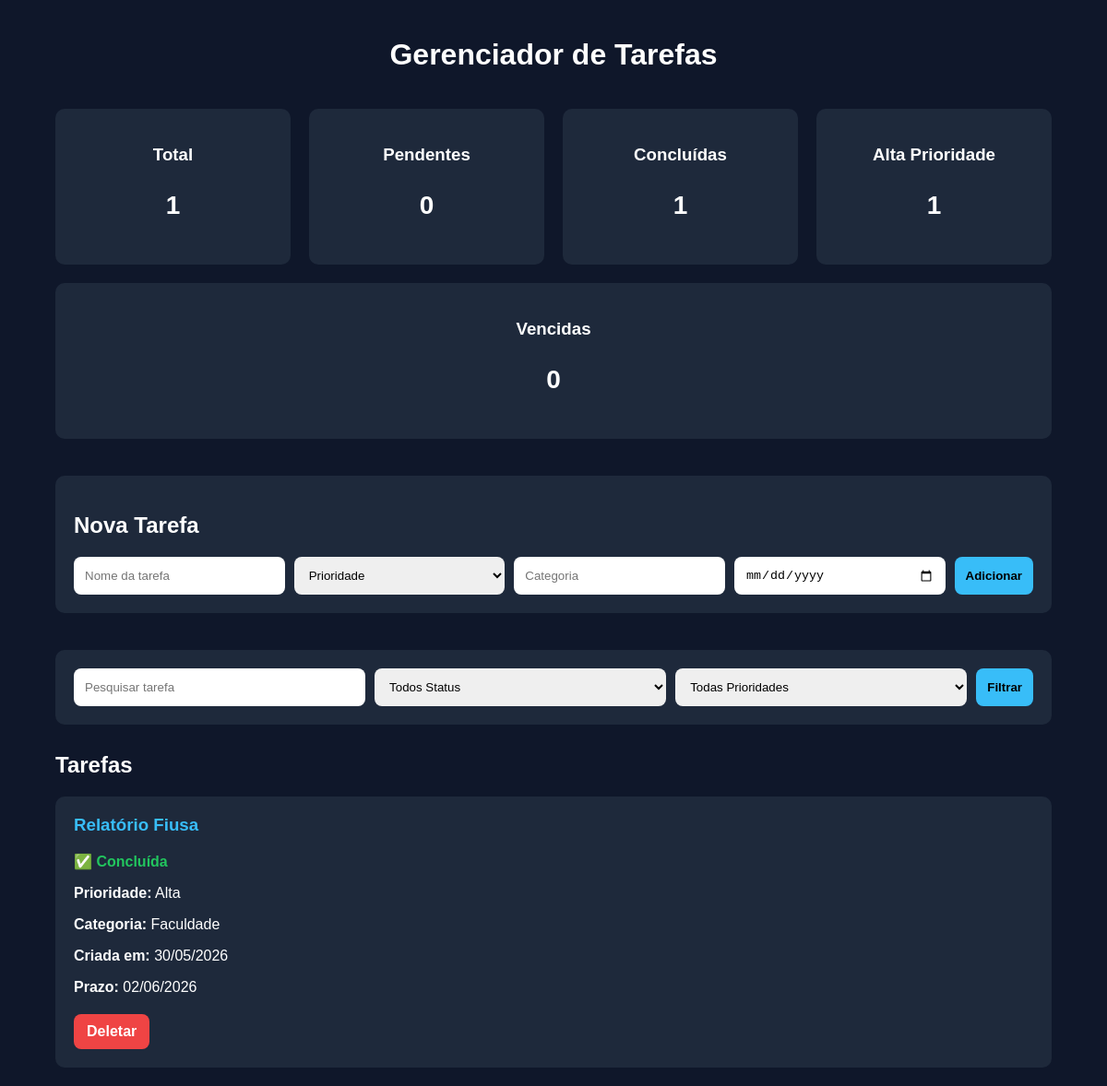
Before: / with the older database file.
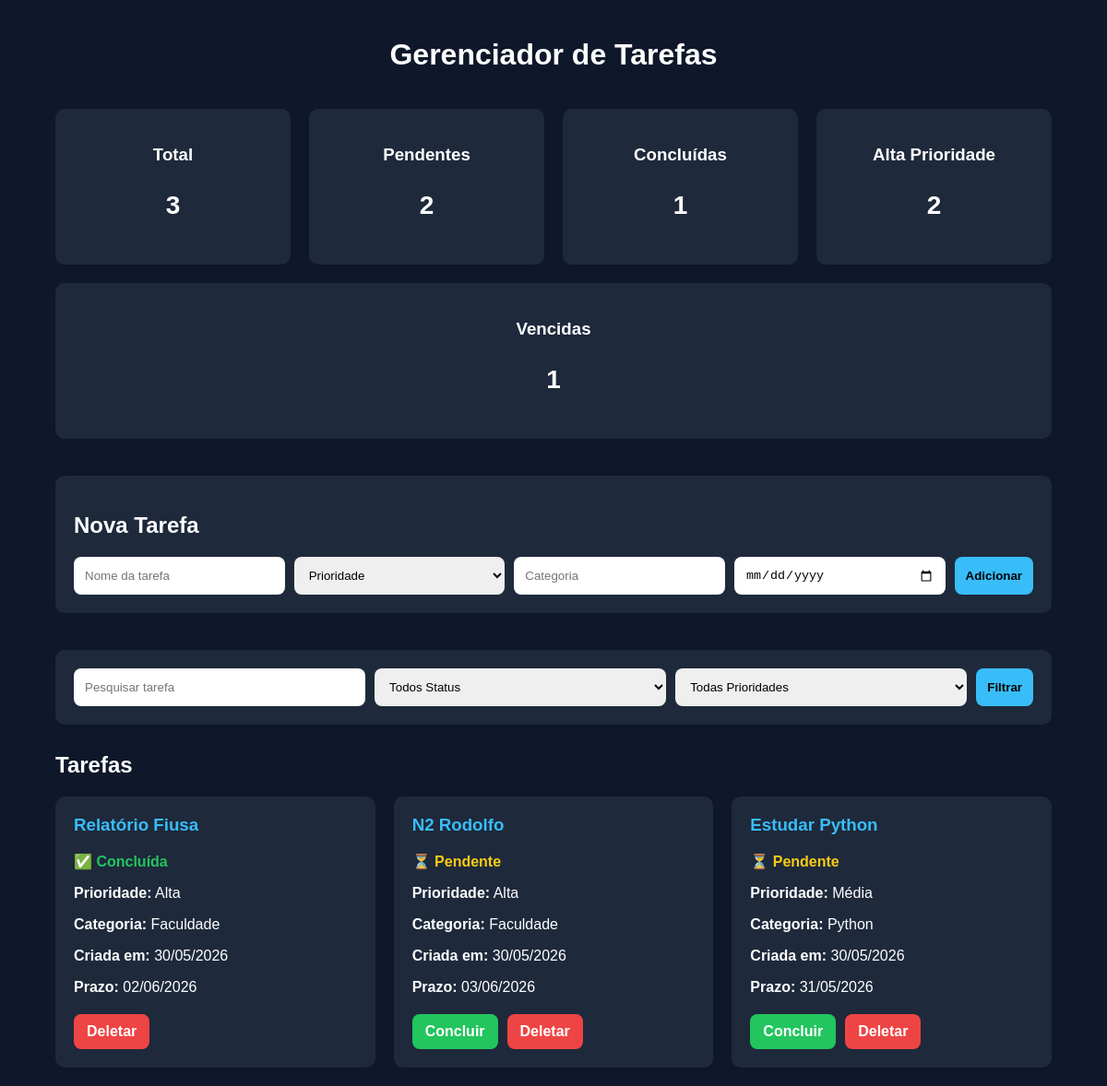
After: the same page with the newer database file.
### tables this page shows
CREATE TABLE tasks (
        id INTEGER PRIMARY KEY AUTOINCREMENT,
        title TEXT NOT NULL,
        status TEXT NOT NULL,
        priority TEXT NOT NULL,
        category TEXT NOT NULL,
        created_at TEXT NOT NULL,
        due_date TEXT NOT NULL
    );

### app.py (the view)
@app.route("/")
def home():
    search = request.args.get("search", "")
    status = request.args.get("status", "")
    priority = request.args.get("priority", "")
    tasks = filter_tasks(
        search,
        status,
        priority
    )
    dashboard = get_dashboard_data()
    return render_template(
        "index.html",
        tasks=tasks,
        dashboard=dashboard,
        search=search,
        status=status,
        priority=priority
    )

### database.py (called while the page is built)
def connect():
    conn = sqlite3.connect("tasks.db")
    return conn

### tasks.py (called while the page is built)
def filter_tasks(search="", status="", priority=""):
    conn = connect()
    cursor = conn.cursor()
    query = "SELECT * FROM tasks WHERE 1=1"
    params = []
    if search:
        query += " AND title LIKE ?"
        params.append(f"%{search}%")
    if status:
        query += " AND status = ?"
        params.append(status)
    if priority:
        query += " AND priority = ?"
        params.append(priority)
    cursor.execute(query, params)
    tasks = cursor.fetchall()
    conn.close()
    return tasks

### templates/index.html (shortened to what this page needs)
<!DOCTYPE html>
<html lang="pt-br">
<head>
    <link
    rel="stylesheet"
    href="{{ url_for('static', filename='style.css') }}"
>
</head>
<body>
    <div class="container">
        <h1>Gerenciador de Tarefas</h1>
        <div class="dashboard">
            <div class="card">
                <h3>Total</h3>
                <p>{{ dashboard.total }}</p>
            </div>
            <div class="card">
                <h3>Pendentes</h3>
                <p>{{ dashboard.pending }}</p>
            </div>
            <div class="card">
                <h3>Concluídas</h3>
                <p>{{ dashboard.completed }}</p>
            </div>
            <div class="card">
                <h3>Alta Prioridade</h3>
                <p>{{ dashboard.high_priority }}</p>
            </div>
            <div class="card">
                <h3>Vencidas</h3>
                <p>{{ dashboard.overdue }}</p>
            </div>
        </div>
        <div class="form-container">
            <h2>Nova Tarefa</h2>
            <form action="/add" method="POST">
                <input
                    type="text"
                    name="title"
                    placeholder="Nome da tarefa"
                    required
                >
                <select name="priority" required>
                    <option value="">Prioridade</option>
                </select>
                <input
                    type="text"
                    name="category"
                    placeholder="Categoria"
                    required
                >
                <input
                    type="date"
                    name="due_date"
                    required
                >
                <button type="submit">
                    Adicionar
                </button>
            </form>
        </div>
        <div class="filter-container">
            <form method="GET">
                <input
                    type="text"
                    name="search"
                    placeholder="Pesquisar tarefa"
                    value="{{ search }}"
                >
                <select name="status">
                    <option value="">
                        Todos Status
                    </option>
                </select>
                <select name="priority">
                    <option value="">
                        Todas Prioridades
                    </option>
                </select>
                <button type="submit">
                    Filtrar
                </button>
            </form>
        </div>
        <h2>Tarefas</h2>
        <div class="tasks">
            {% for task in tasks %}
                <div class="task-card">
                    <h3>{{ task[1] }}</h3>
                    {% if task[2] == "Concluída" %}
                    <p class="completed-status">
                            ✅ Concluída
                    </p>
                    {% else %}
                    <p class="pending-status">
                            ⏳ Pendente
                    </p>
                    {% endif %}
                    <p>
                        <strong>Prioridade:</strong>
                        {{ task[3] }}
                    </p>
                    <p>
                        <strong>Categoria:</strong>
                        {{ task[4] }}
                    </p>
                    <p>
                        <strong>Criada em:</strong>
                        {{ task[5] }}
                    </p>
                    <p>
                        <strong>Prazo:</strong>
                        {{ task[6] }}
                    </p>
                    <div class="buttons">
                        {% if task[2] != "Concluída" %}
                            <a
                                href="/complete/{{ task[0] }}"
                                class="complete-btn"
                            >
                                Concluir
                            </a>
                        {% endif %}
                        <a
                            href="/delete/{{ task[0] }}"
                            class="delete-btn"
                        >
                            Deletar
                        </a>
                    </div>
                </div>
            {% endfor %}
        </div>
    </div>
</body>
</html>

### static/style.css (style rules this page uses)
body { background-color: #0f172a; color: white; font-family: Arial, sans-serif; margin: 0; padding: 0; }
.container { width: 90%; margin: auto; padding: 20px; }
h1 { text-align: center; margin-bottom: 40px; }
.dashboard { display: flex; gap: 20px; flex-wrap: wrap; margin-bottom: 40px; }
.card { background-color: #1e293b; padding: 20px; border-radius: 10px; flex: 1; min-width: 180px; text-align: center; }
.card h3 { margin-bottom: 10px; }
.card p { font-size: 28px; font-weight: bold; }
.tasks { display: grid; grid-template-columns: repeat(auto-fit, minmax(300px, 1fr)); gap: 20px; }
.task-card { background-color: #1e293b; padding: 20px; border-radius: 10px; }
.task-card h3 { margin-top: 0; color: #38bdf8; }
.form-container { background-color: #1e293b; padding: 20px; border-radius: 10px; margin-bottom: 40px; }
form { display: flex; flex-wrap: wrap; gap: 10px; }
input, select, button { padding: 12px; border: none; border-radius: 8px; }
input, select { flex: 1; }
button { background-color: #38bdf8; color: black; cursor: pointer; font-weight: bold; }
.buttons { display: flex; gap: 10px; margin-top: 20px; }
.complete-btn, .delete-btn { text-decoration: none; padding: 10px 14px; border-radius: 8px; font-weight: bold; }
.complete-btn { background-color: #22c55e; color: white; }
.delete-btn { background-color: #ef4444; color: white; }
.filter-container { background-color: #1e293b; padding: 20px; border-radius: 10px; margin-bottom: 30px; }
.completed-status { color: #22c55e; font-weight: bold; }
.pending-status { color: #facc15; font-weight: bold; }

Changed rows visible on the page:
added tasks: title "N2 Rodolfo", status "⏳ Pendente", priority "Alta", category "Faculdade", created_at "30/05/2026", due_date "03/06/2026"
added tasks: title "Estudar Python", status "⏳ Pendente", priority "Média", category "Python", created_at "30/05/2026", due_date "31/05/2026"
Other visible differences:
{{ dashboard.total }}: "1" → "3"
{{ dashboard.pending }}: "0" → "2"
{{ dashboard.high_priority }}: "1" → "2"
{{ dashboard.overdue }}: "0" → "1"
